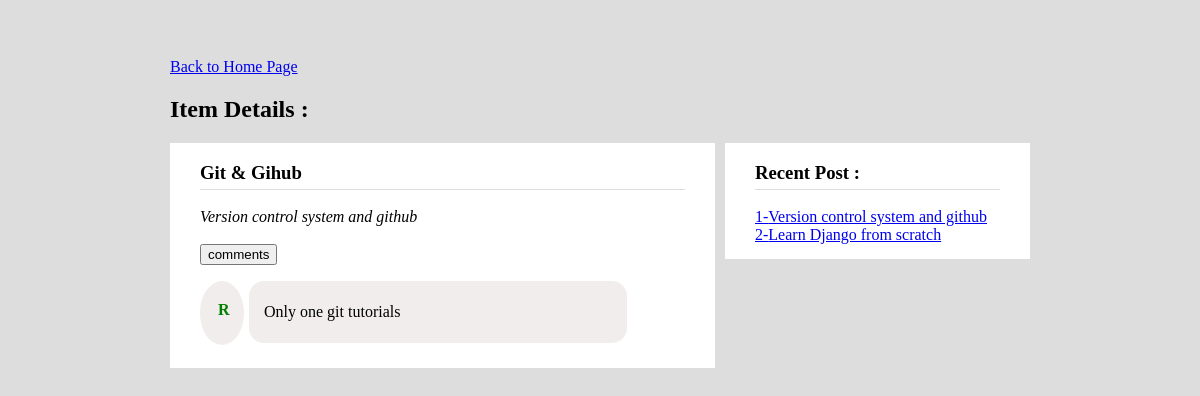
Before: /blog/item/23/ with the older database file.
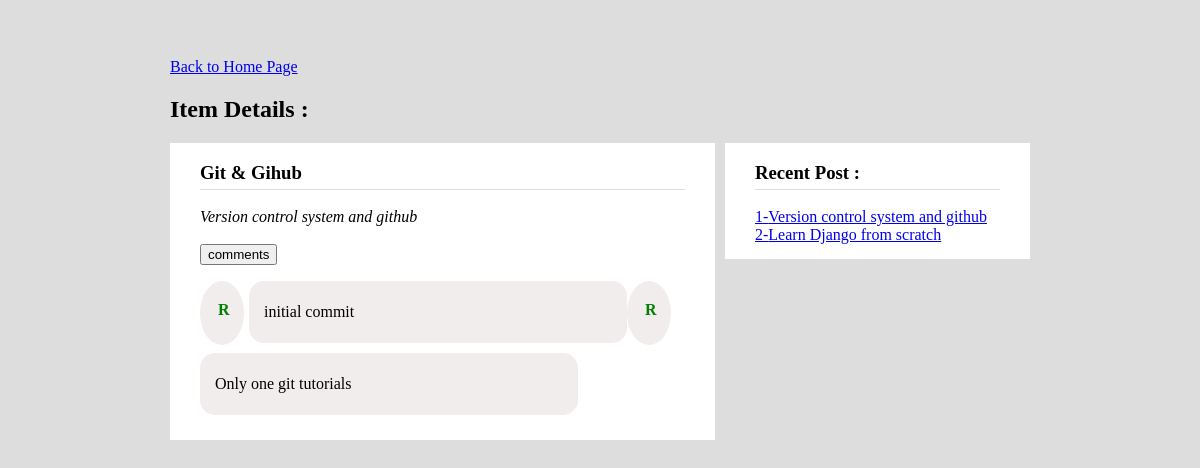
After: the same page with the newer database file.
### blog/models.py (models this page shows, shortened)
class Blog(models.Model):
    name = models.CharField(max_length=100)
    tagline = models.TextField()

class Comments(models.Model):
    blog = models.ForeignKey(Blog, on_delete=models.CASCADE)
    author = models.ForeignKey(User, on_delete=models.CASCADE)
    caption = models.TextField()

### blog/views.py (the view)
# urls.py: path('blog/item/<int:id>/', item_detail, name='item_detail'),
def item_detail(request, id):
    context = Blog.objects.all().order_by('-id')
    item = Blog.objects.get(pk=id)
    comments = Comments.objects.all().filter(blog=item).order_by('-id')
    return render(request, 'blog/item_detail.html', {
        'item':item, 'context':context, 'comments':comments
    })

### templates/blog/item_detail.html (shortened to what this page needs)
{% extends 'base.html' %}
{% block content %}
<div class="blog">
    <a href="{% url 'index' %}">Back to Home Page</a>
    <h2>Item Details :</h2>
    <div class="blogItemLeft">
        <h3>{{ item.name }}</h3>
        <ul>
            <li style="list-style:none;margin-left:-40px;">
                <address>{{ item.tagline }}</address><br>
                <a href="{% url 'comments' item.id %}">
                    <button value="Button">comments</button>
                </a>
            </li>
        </ul>
        <div class="comment">
            {% for comment in comments %}
                <div class="commentGroup">
                    <div class="commentUser">
                        <p>{{ comment.author.username.0|capfirst }}</p>
                    </div>
                    <div class="caption">
                        <p>{{ comment.caption }}</p>
                    </div>
                </div>
            {% endfor %}
        </div>
    </div>
    <div class="blogItemRight">
        <h3>Recent Post :</h3>
        {% for li in context|slice:':10' %}
            <a href="{% url 'item_detail' li.id %}">{{ forloop.counter }}-{{ li.tagline }}</a><br>
        {% endfor %}
    </div>
</div>
{% endblock content %}

### templates/base.html (shortened to what this page needs)
{% load static %}
<!DOCTYPE html>
<html lang="en">
<head>
    <link rel="stylesheet" href="{% static 'blog/style.css' %}" />
</head>
<body>
{% block content %}{% endblock %}
</body>
</html>

### static/blog/style.css (style rules this page uses)
body { background:#ddd; padding-top:50px; }
.blog { width:860px; margin:0px auto; }
.blogLeft, .blogItemLeft { width: 225px; background:#fff; padding:0px 30px 15px 30px; float:left; }
.blogItemLeft { width: 485px; }
.blogRight, .blogItemRight { width: 485px; background:#fff; padding:0px 30px 15px 30px; float:right; }
.blogItemRight { width: 245px; }
.blogItemRight a { margin-bottom:5px; }
.blogItemRight h3, .blogItemLeft h3 { border-bottom: 1px solid #ddd;padding-bottom: 5px; }
.commentGroup { margin-bottom: 5px; }
.commentUser { background: #F1EDED; float: left; margin-right: 5px; width: 3vw; padding: 4px; height: 7vh; border-radius: 100%; }
.commentUser p { padding: 0px 0px 0px 14px;font-weight: bold;color: green; }
.caption { background: #F1EDED; padding: 6px 15px; float: left; width: 29vw; border-radius: 15px; margin-bottom:10px; }

Changed rows visible on the page:
added Comments: author.username.0 "R", caption "initial commit"
